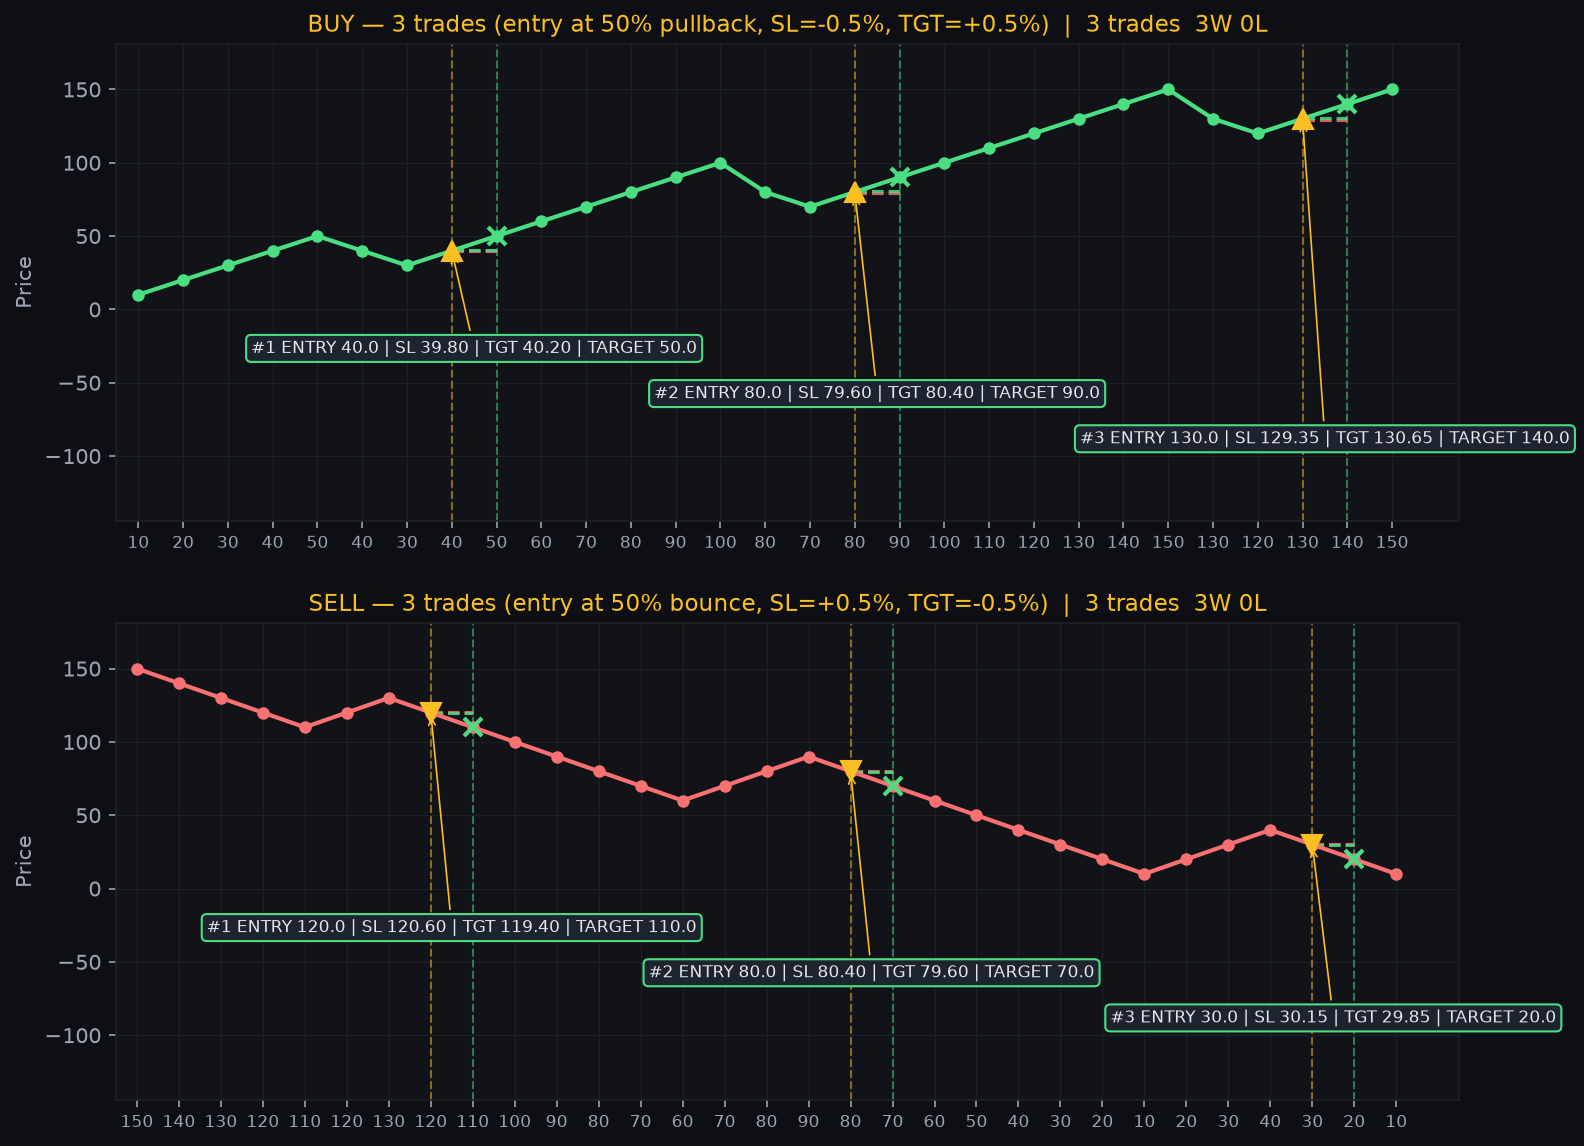

The Python source for this figure:
"""
Simple peak/trough midpoint strategy test.
No warmup needed — just track running high and low.
BUY when price pulls back to midpoint. SL=trough, TARGET=peak.
SELL (reverse) when price bounces to midpoint. SL=peak, TARGET=trough.
"""
import matplotlib
matplotlib.use('Agg')
import matplotlib.pyplot as plt

# 3-trade BUY: rise → pullback → entry at mid → target, repeat x3
buy_prices  = [10, 20, 30, 40, 50, 40, 30, 40, 50,
               60, 70, 80, 90, 100, 80, 70, 80, 90, 100,
               110, 120, 130, 140, 150, 130, 120, 130, 140, 150]

# 3-trade SELL: fall → bounce → entry at mid → target, repeat x3
sell_prices = [150, 140, 130, 120, 110, 120, 130, 120, 110,
               100, 90, 80, 70, 60, 70, 80, 90, 80, 70, 60,
               50, 40, 30, 20, 10, 20, 30, 40, 30, 20, 10]


def run(prices, side):
    peak = trough = None
    trade = None
    trades = []
    log = []
    stopped = False   # no new trades after SL hit

    for i, p in enumerate(prices):
        if peak is None:
            peak = trough = p
        elif side == 'BUY':
            if p > peak:   peak = p; trough = p   # new peak → reset trough for this swing
            elif p < trough: trough = p
        else:  # SELL
            if p < trough: trough = p; peak = p   # new trough → reset peak for this swing
            elif p > peak: peak = p

        mid = (peak + trough) / 2 if peak != trough else None

        action = ''

        # exit check
        if trade:
            if trade['side'] == 'BUY':
                if p <= trade['sl']:
                    action = 'SL HIT — no more trades'
                    trade['exit']=p; trade['result']='SL'; trades.append(trade); trade=None
                    stopped = True          # SL → stop trading
                elif p >= trade['target']:
                    action = 'TARGET'
                    trade['exit']=p; trade['result']='TARGET'; trades.append(trade); trade=None
                    peak = p; trough = p    # TARGET → restart from exit price
            else:
                if p >= trade['sl']:
                    action = 'SL HIT — no more trades'
                    trade['exit']=p; trade['result']='SL'; trades.append(trade); trade=None
                    stopped = True
                elif p <= trade['target']:
                    action = 'TARGET'
                    trade['exit']=p; trade['result']='TARGET'; trades.append(trade); trade=None
                    peak = p; trough = p

        # entry check — only if not stopped
        if not trade and not stopped and mid is not None:
            if side == 'BUY'  and p <= mid and p > trough:
                sl  = round(p * 0.995, 2)   # -0.5%
                tgt = round(p * 1.005, 2)   # +0.5%
                trade = {'side':'BUY',  'entry':p, 'entry_i':i, 'sl':sl, 'target':tgt}
                action = f'ENTRY  SL={sl}  TARGET={tgt}'
                peak = p; trough = p
            elif side == 'SELL' and p >= mid and p < peak:
                sl  = round(p * 1.005, 2)   # +0.5%
                tgt = round(p * 0.995, 2)   # -0.5%
                trade = {'side':'SELL', 'entry':p, 'entry_i':i, 'sl':sl, 'target':tgt}
                action = f'ENTRY  SL={sl}  TARGET={tgt}'
                peak = p; trough = p

        log.append({'i':i,'p':p,'peak':peak,'trough':trough,'mid':mid,'action':action,'stopped':stopped})

    if trade:
        trade['exit']=prices[-1]; trade['result']='OPEN'; trades.append(trade)

    return trades, log


def plot(ax, prices, trades, title, color):
    ax.set_facecolor('#111318')
    ax.tick_params(colors='#9ca3af')
    for sp in ax.spines.values(): sp.set_edgecolor('#1e2027')

    xs = list(range(len(prices)))
    ax.plot(xs, prices, color=color, lw=2, marker='o', ms=5, zorder=3)

    pmin, pmax = min(prices), max(prices)
    label_y_step = (pmax - pmin) * 0.22   # stagger info boxes vertically

    win = los = 0
    for idx, t in enumerate(trades):
        ei = t['entry_i']
        ep = t['entry']
        xi = next((j for j, p in enumerate(prices) if j > ei and
                   ((t['side']=='BUY'  and (p <= t['sl'] or p >= t['target'])) or
                    (t['side']=='SELL' and (p >= t['sl'] or p <= t['target'])))), len(prices)-1)
        xp = prices[xi]
        col = '#4ade80' if t['result'] == 'TARGET' else '#f87171'
        if t['result'] == 'TARGET': win += 1
        elif t['result'] == 'SL':   los += 1

        # entry + exit vertical markers
        ax.axvline(ei, color='#fbbf24', lw=1, ls='--', alpha=0.5)
        ax.axvline(xi, color=col,       lw=1, ls='--', alpha=0.5)
        ax.plot(ei, ep, marker='^' if t['side']=='BUY' else 'v', ms=10,
                color='#fbbf24', zorder=5)
        ax.plot(xi, xp, marker='x', ms=9, color=col, zorder=5, mew=2)

        # SL and TARGET lines on the chart
        ax.hlines(t['sl'],     ei, xi, colors='#f87171', lw=1.5, ls='--', alpha=0.85)
        ax.hlines(t['target'], ei, xi, colors='#4ade80', lw=1.5, ls='--', alpha=0.85)

        # info box staggered below/above price line
        box_y = pmin - label_y_step * (1 + idx % 3)
        box_txt = f"#{idx+1} ENTRY {ep:.1f} | SL {t['sl']:.2f} | TGT {t['target']:.2f} | {t['result']} {xp:.1f}"
        ax.annotate(box_txt, xy=(ei, ep), xytext=((ei+xi)/2, box_y),
                    fontsize=8, color='#e5e7eb',
                    bbox=dict(boxstyle='round,pad=0.3', fc='#1e2330', ec=col, lw=1),
                    arrowprops=dict(arrowstyle='->', color='#fbbf24', lw=0.8),
                    ha='center', va='top')

    total = win + los
    ax.set_xticks(xs)
    ax.set_xticklabels([str(p) for p in prices], color='#9ca3af', fontsize=8)
    ax.set_title(f"{title}  |  {total} trades  {win}W {los}L", color='#fbbf24', fontsize=11)
    ax.set_ylabel('Price', color='#9ca3af')
    ax.grid(color='#1e2027', lw=0.5)
    ax.set_xlim(-0.5, len(prices) + 0.5)
    ax.set_ylim(pmin - label_y_step * 5, pmax + label_y_step)


# run both scenarios
buy_trades,  buy_log  = run(buy_prices,  'BUY')
sell_trades, sell_log = run(sell_prices, 'SELL')

# print tick-by-tick
for label, log, trades in [('BUY scenario', buy_log, buy_trades), ('SELL scenario', sell_log, sell_trades)]:
    print(f'\n--- {label} ---')
    print(f"{'i':>3}  {'price':>5}  {'peak':>5}  {'trough':>6}  {'mid':>5}  action")
    for r in log:
        mid = f"{r['mid']:.0f}" if r['mid'] else '-'
        print(f"  {r['i']:2d}   {r['p']:5.0f}   {r['peak']:5.0f}   {r['trough']:6.0f}   {mid:>5}  {r['action']}")
    print()
    for t in trades:
        print(f"  {t['side']}  entry={t['entry']}  SL={t['sl']}  TARGET={t['target']}  exit={t['exit']}  {t['result']}")

# plot
fig, axes = plt.subplots(2, 1, figsize=(11, 8))
fig.patch.set_facecolor('#0d0f14')
plot(axes[0], buy_prices,  buy_trades,  'BUY — 3 trades (entry at 50% pullback, SL=-0.5%, TGT=+0.5%)', '#4ade80')
plot(axes[1], sell_prices, sell_trades, 'SELL — 3 trades (entry at 50% bounce, SL=+0.5%, TGT=-0.5%)',  '#f87171')
plt.tight_layout(pad=2)
plt.savefig('test_simple.png', dpi=150, facecolor='#0d0f14', bbox_inches='tight')
print('\nSaved: test_simple.png')
